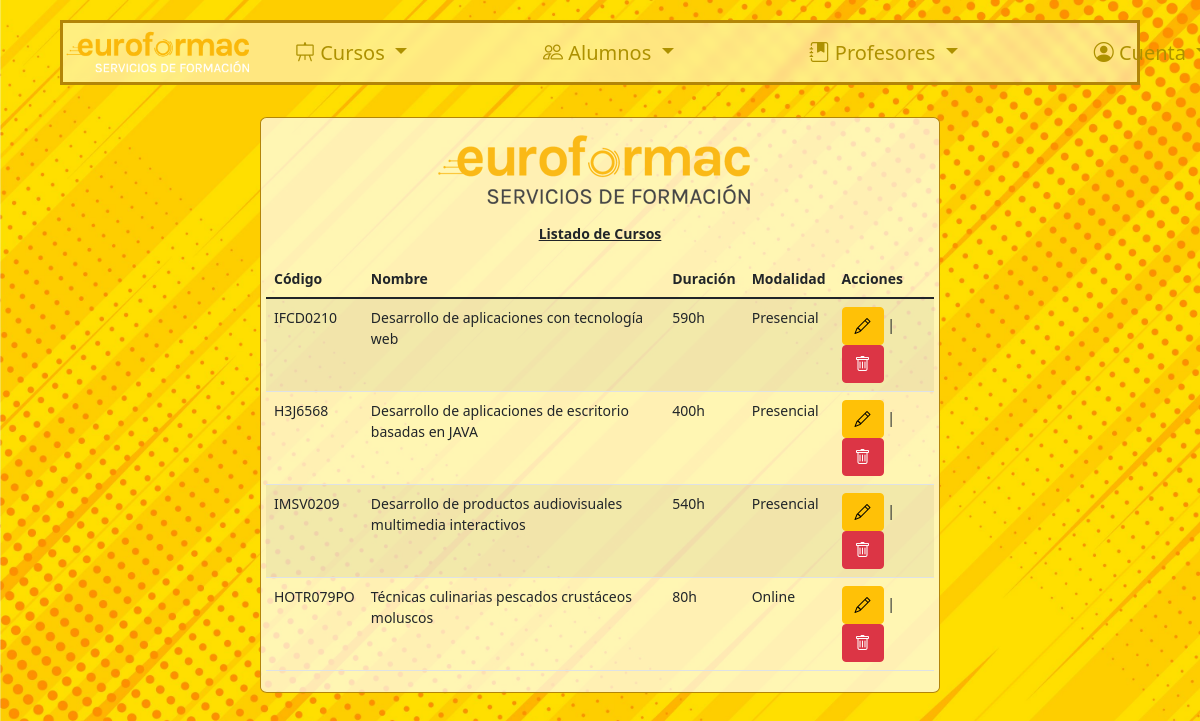
The app's page /listado_cursos.php (signed in) with its own data.
### tables this page shows
CREATE TABLE `cursos` (
  `id_curso` int(11) NOT NULL,
  `nombre_curso` varchar(200) NOT NULL,
  `fecha_inicio_curso` date NOT NULL,
  `fecha_fin_curso` date NOT NULL,
  `duracion_curso` int(11) NOT NULL,
  `horario_inicio_curso` time NOT NULL,
  `horario_fin_curso` time NOT NULL,
  `modalidad_curso` enum('Online','Presencial','Semipresencial','') NOT NULL,
  `tipo_curso` enum('Módulo','Certificado Profesional','','') NOT NULL,
  `codigo_curso` varchar(30) NOT NULL
);

### php/funciones.php (called while the page is built, shortened)
<?php
class conectar_db{
    private $host = "localhost";
    private $usuario = "root";
    private $clave = "";
    private $db = "gestion_academia";
    public $conexion;
    public function __construct(){
        $this->conexion = new mysqli($this->host, $this->usuario, $this->clave, $this->db)
        or die(mysqli_error($this->conexion));
        $this->conexion->set_charset("utf8");
    }
    public function consultar($consulta){
        $resultado = $this->conexion->query($consulta) or die($this->conexion->error);
        if($resultado){
            return $resultado;
            return false;
        }
    }
}
function cargar_cursos(){
    $conexion_cursos = new conectar_db();
    $query_cursos = "SELECT * FROM cursos";
    $consulta_cursos = $conexion_cursos->consultar($query_cursos);
    $resultado_cursos = $consulta_cursos->fetch_all(MYSQLI_ASSOC);
    return $resultado_cursos;
}
?>

### listado_cursos.php (the view, shortened to what this page needs)
<?php
include("php/head.php");
?>
    <div class="contenido">
        <div class="texto">
            <img class="logo" src="img/euroformac.png">
            <p style="text-align:center; text-decoration:underline;">Listado de Cursos</p>
            <table class="table table-striped table-hover">
                <thead>
                    <tr>
                        <th scope="col">Código</th>
                        <th scope="col">Nombre</th>
                        <th scope="col">Duración</th>
                        <th scope="col">Modalidad</th>
                        <th scope="col">Acciones</th>
                    </tr>
                </thead>
                <tbody>
                <?php foreach (cargar_cursos() as $row){ ?>
                    <tr>
                        <td><?php echo $row["codigo_curso"];?></td>
                        <td><?php echo $row["nombre_curso"];?></td>
                        <td><?php echo $row["duracion_curso"];?>h</td>
                        <td><?php echo $row["modalidad_curso"];?></td>
                        <td><a href="editar_curso.php?id_curso=<?php echo $row["id_curso"];?>" role="button" class="bi bi-pencil btn btn-warning"></a> | <a href="#" data-bs-toggle="modal" data-bs-target="#modelId<?php echo $row['id_curso'];?>"  role="button" class="bi bi-trash btn btn-danger"></a></td>
                    </tr>
                    <?php
                    }
                    ?>
                </tbody>
            </table>
        </div>
    </div>
</body>
</html>

### php/head.php (shortened to what this page needs)
<?php
include("php/funciones.php");
?>
<!DOCTYPE html>
<html lang="es">
<head>
    <link href="https://cdn.jsdelivr.net/npm/bootstrap@5.1.3/dist/css/bootstrap.min.css" rel="stylesheet">
    <link rel="stylesheet" href="https://cdn.jsdelivr.net/npm/bootstrap-icons@1.8.0/font/bootstrap-icons.css">
    <link rel="stylesheet" href="css/style.css" type="text/css">
</head>
<body>
        <header class="header"></header>
        <nav class="navbar navbar-expand-lg bs-warning navi">
            <a class="navbar-brand logo_nav" href="#"><img src="img/logonav.jpg"></a>
            <div class="collapse navbar-collapse" id="navbarSupportedContent">
                <ul class="navbar-nav mr-auto">
                <li class="nav-item dropdown">
                        <a class="bi bi-easel nav-link dropdown-toggle" href="#" id="navbarDropdown" role="button" data-bs-toggle="dropdown" aria-haspopup="true" aria-expanded="false">
                        Cursos
                        </a>
                    </li>
                    <li class="nav-item dropdown">
                        <a class="bi bi-people nav-link dropdown-toggle" href="#" id="navbarDropdown" role="button" data-bs-toggle="dropdown" aria-haspopup="true" aria-expanded="false">
                        Alumnos
                        </a>
                    </li>
                    <li class="nav-item dropdown">
                        <a class="bi bi-journal-bookmark-fill nav-link dropdown-toggle" href="#" id="navbarDropdown" role="button" data-bs-toggle="dropdown" aria-haspopup="true" aria-expanded="false">
                        Profesores
                        </a>
                    </li>
                    <li class="nav-item dropdown">
                        <a class="bi bi-person-circle nav-link dropdown-toggle" href="#" id="navbarDropdown" role="button" data-bs-toggle="dropdown" aria-haspopup="true" aria-expanded="false">
                        Cuenta
                        </a>
                    </li>
                </ul>
            </div>
        </nav>

### css/style.css (style rules this page uses)
body { background-image: url('../img/fondo.jpg'); background-size: cover; background-repeat: no-repeat; background-position: center; background-attachment: fixed; transform:translatez(0); -webkit-transform:translatez(0); max-width: 90%; margin: 0 auto; }
.contenido { margin-top: 2vh; padding: 1vh 25vh; font-weight: bold; font-size: 14px; }
.texto { margin-top: 1vh; padding: 5px; background-color: rgba(255, 255, 255, 0.7); border: 1px solid rgb(179, 133, 8); border-radius: 1%; }
.logo { display: block; margin: 0 auto; }
.header { height: 20px; width: 100%; }
.navi { height: 65px; z-index: 3; border: 3px solid rgb(179, 133, 8); backdrop-filter: blur(5px); background-color: rgba(255, 255, 255, 0.5); }
.navi ul { gap: 15vh; }
.navi li { font-size: 20px; font-weight: 500; }
.navi li a { color: #ad9100; }
.logo_nav img { width: 25vh; margin-right: 1vh; }
td { font-weight: 500; }

### records on screen
cursos: codigo_curso "IFCD0210", nombre_curso "Desarrollo de aplicaciones con tecnología web", duracion_curso "590", modalidad_curso "Presencial"
cursos: codigo_curso "H3J6568", nombre_curso "Desarrollo de aplicaciones de escritorio basadas en JAVA", duracion_curso "400", modalidad_curso "Presencial"
cursos: codigo_curso "IMSV0209", nombre_curso "Desarrollo de productos audiovisuales multimedia interactivos", duracion_curso "540", modalidad_curso "Presencial"
cursos: codigo_curso "HOTR079PO", nombre_curso "Técnicas culinarias pescados crustáceos moluscos", duracion_curso "80", modalidad_curso "Online"
